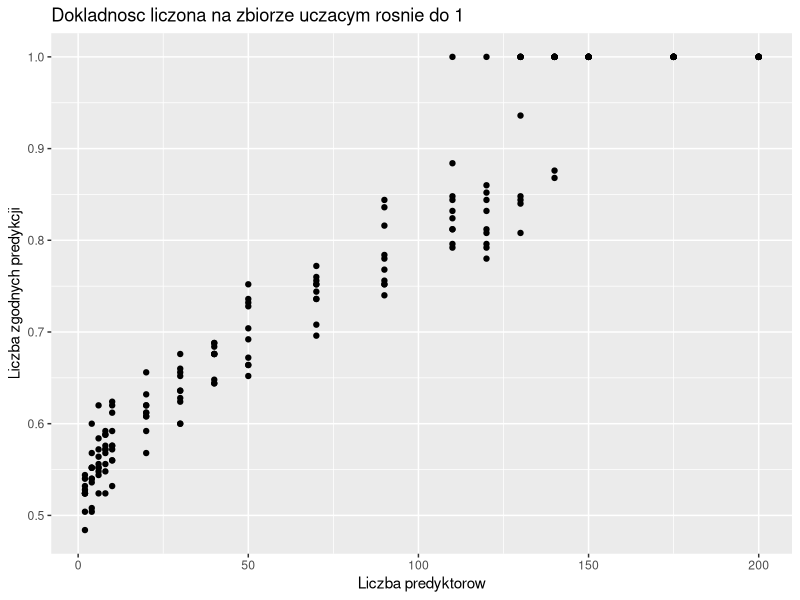

Generate this figure with R:
## ---- chunk 1
library(ggplot2)
NN <- rep(c(2, 4, 6, 8, 10,20,30,40,50,70,90,110,120,130,140,150,175,200), each=10)
n <- 250
szumy <- sapply(NN, function(N){
  szum <- as.data.frame(matrix(runif(N * n), nrow = n, ncol = N))
  colnames(szum) <- paste0("zm", 1:N)
  szum$outcome <- factor(rep(LETTERS[1:2], each=n/2))
  
  nb <- glm(outcome~., data=szum, family="binomial")
  pred <- predict(nb, szum, type = "response") > .5
  tab <- table(pred, szum$outcome)
  sum(diag(tab))/sum(tab)
})

df <- data.frame(NN, szumy)
ggplot(df, aes(NN, szumy)) + 
  geom_point() + ylab("Liczba zgodnych predykcji") + xlab("Liczba predyktorow") + ggtitle("Dokladnosc liczona na zbiorze uczacym rosnie do 1")

